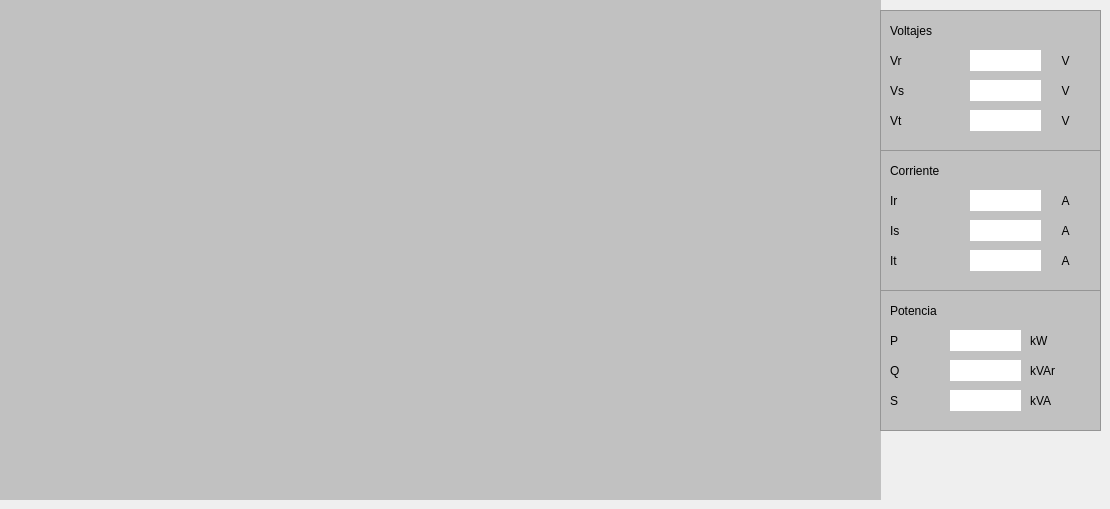
               <widget class="QWidget" name="page_gr_fv">
                <widget class="QWidget" name="widget_1" native="true">
                 <property name="geometry">
                  <rect>
                   <x>0</x>
                   <y>0</y>
                   <width>881</width>
                   <height>500</height>
                  </rect>
                 </property>
                 <property name="minimumSize">
                  <size>
                   <width>0</width>
                   <height>500</height>
                  </size>
                 </property>
                 <property name="styleSheet">
                  <string notr="true">background-color: rgb(193, 193, 193);</string>
                 </property>
                </widget>
                <widget class="QFrame" name="frame_11">
                 <property name="geometry">
                  <rect>
                   <x>880</x>
                   <y>10</y>
                   <width>221</width>
                   <height>141</height>
                  </rect>
                 </property>
                 <property name="styleSheet">
                  <string notr="true">background-color: rgb(193, 193, 193);</string>
                 </property>
                 <property name="frameShape">
                  <enum>QFrame::StyledPanel</enum>
                 </property>
                 <property name="frameShadow">
                  <enum>QFrame::Raised</enum>
                 </property>
                 <widget class="QLabel" name="label_39">
                  <property name="geometry">
                   <rect>
                    <x>10</x>
                    <y>40</y>
                    <width>71</width>
                    <height>21</height>
                   </rect>
                  </property>
                  <property name="styleSheet">
                   <string notr="true">font: 10pt &quot;Segoe UI&quot;;
background-color: rgb(193, 193, 193);
color: rgb(0, 0, 0);</string>
                  </property>
                  <property name="text">
                   <string>Vr</string>
                  </property>
                 </widget>
                 <widget class="QLabel" name="label_40">
                  <property name="geometry">
                   <rect>
                    <x>10</x>
                    <y>70</y>
                    <width>71</width>
                    <height>21</height>
                   </rect>
                  </property>
                  <property name="styleSheet">
                   <string notr="true">font: 10pt &quot;Segoe UI&quot;;
background-color: rgb(193, 193, 193);
color: rgb(0, 0, 0);</string>
                  </property>
                  <property name="text">
                   <string>Vs</string>
                  </property>
                 </widget>
                 <widget class="QLabel" name="label_41">
                  <property name="geometry">
                   <rect>
                    <x>10</x>
                    <y>100</y>
                    <width>71</width>
                    <height>21</height>
                   </rect>
                  </property>
                  <property name="styleSheet">
                   <string notr="true">font: 10pt &quot;Segoe UI&quot;;
background-color: rgb(193, 193, 193);
color: rgb(0, 0, 0);</string>
                  </property>
                  <property name="text">
                   <string>Vt</string>
                  </property>
                 </widget>
                 <widget class="QLabel" name="label_42">
                  <property name="geometry">
                   <rect>
                    <x>10</x>
                    <y>10</y>
                    <width>121</width>
                    <height>21</height>
                   </rect>
                  </property>
                  <property name="styleSheet">
                   <string notr="true">font: 10pt &quot;Segoe UI&quot;;
background-color: rgb(193, 193, 193);
color: rgb(0, 0, 0);</string>
                  </property>
                  <property name="text">
                   <string>Voltajes</string>
                  </property>
                 </widget>
                 <widget class="QLabel" name="label_43">
                  <property name="geometry">
                   <rect>
                    <x>170</x>
                    <y>40</y>
                    <width>31</width>
                    <height>21</height>
                   </rect>
                  </property>
                  <property name="styleSheet">
                   <string notr="true">background-color: rgb(193, 193, 193);
color: rgb(0, 0, 0);
font: 700 14pt &quot;Segoe UI&quot;;</string>
                  </property>
                  <property name="text">
                   <string>V</string>
                  </property>
                  <property name="alignment">
                   <set>Qt::AlignCenter</set>
                  </property>
                 </widget>
                 <widget class="QLabel" name="lineEdit_18">
                  <property name="geometry">
                   <rect>
                    <x>90</x>
                    <y>40</y>
                    <width>71</width>
                    <height>21</height>
                   </rect>
                  </property>
                  <property name="styleSheet">
                   <string notr="true">background-color: rgb(255, 255, 255);
color: rgb(0, 0, 0);
font: 10pt &quot;Segoe UI&quot;;</string>
                  </property>
                  <property name="text">
                   <string/>
                  </property>
                 </widget>
                 <widget class="QLabel" name="lineEdit_19">
                  <property name="geometry">
                   <rect>
                    <x>90</x>
                    <y>70</y>
                    <width>71</width>
                    <height>21</height>
                   </rect>
                  </property>
                  <property name="styleSheet">
                   <string notr="true">background-color: rgb(255, 255, 255);
color: rgb(0, 0, 0);
font: 10pt &quot;Segoe UI&quot;;</string>
                  </property>
                  <property name="text">
                   <string/>
                  </property>
                 </widget>
                 <widget class="QLabel" name="lineEdit_20">
                  <property name="geometry">
                   <rect>
                    <x>90</x>
                    <y>100</y>
                    <width>71</width>
                    <height>21</height>
                   </rect>
                  </property>
                  <property name="styleSheet">
                   <string notr="true">background-color: rgb(255, 255, 255);
color: rgb(0, 0, 0);
font: 10pt &quot;Segoe UI&quot;;</string>
                  </property>
                  <property name="text">
                   <string/>
                  </property>
                 </widget>
                 <widget class="QLabel" name="label_44">
                  <property name="geometry">
                   <rect>
                    <x>170</x>
                    <y>70</y>
                    <width>31</width>
                    <height>21</height>
                   </rect>
                  </property>
                  <property name="styleSheet">
                   <string notr="true">background-color: rgb(193, 193, 193);
color: rgb(0, 0, 0);
font: 700 14pt &quot;Segoe UI&quot;;</string>
                  </property>
                  <property name="text">
                   <string>V</string>
                  </property>
                  <property name="alignment">
                   <set>Qt::AlignCenter</set>
                  </property>
                 </widget>
                 <widget class="QLabel" name="label_45">
                  <property name="geometry">
                   <rect>
                    <x>170</x>
                    <y>100</y>
                    <width>31</width>
                    <height>21</height>
                   </rect>
                  </property>
                  <property name="styleSheet">
                   <string notr="true">background-color: rgb(193, 193, 193);
color: rgb(0, 0, 0);
font: 700 14pt &quot;Segoe UI&quot;;</string>
                  </property>
                  <property name="text">
                   <string>V</string>
                  </property>
                  <property name="alignment">
                   <set>Qt::AlignCenter</set>
                  </property>
                 </widget>
                </widget>
                <widget class="QFrame" name="frame_12">
                 <property name="geometry">
                  <rect>
                   <x>880</x>
                   <y>150</y>
                   <width>221</width>
                   <height>141</height>
                  </rect>
                 </property>
                 <property name="styleSheet">
                  <string notr="true">background-color: rgb(193, 193, 193);</string>
                 </property>
                 <property name="frameShape">
                  <enum>QFrame::StyledPanel</enum>
                 </property>
                 <property name="frameShadow">
                  <enum>QFrame::Raised</enum>
                 </property>
                 <widget class="QLabel" name="label_46">
                  <property name="geometry">
                   <rect>
                    <x>10</x>
                    <y>40</y>
                    <width>71</width>
                    <height>21</height>
                   </rect>
                  </property>
                  <property name="styleSheet">
                   <string notr="true">font: 10pt &quot;Segoe UI&quot;;
background-color: rgb(193, 193, 193);
color: rgb(0, 0, 0);</string>
                  </property>
                  <property name="text">
                   <string>Ir</string>
                  </property>
                 </widget>
                 <widget class="QLabel" name="label_47">
                  <property name="geometry">
                   <rect>
                    <x>10</x>
                    <y>70</y>
                    <width>71</width>
                    <height>21</height>
                   </rect>
                  </property>
                  <property name="styleSheet">
                   <string notr="true">font: 10pt &quot;Segoe UI&quot;;
background-color: rgb(193, 193, 193);
color: rgb(0, 0, 0);</string>
                  </property>
                  <property name="text">
                   <string>Is</string>
                  </property>
                 </widget>
                 <widget class="QLabel" name="label_48">
                  <property name="geometry">
                   <rect>
                    <x>10</x>
                    <y>100</y>
                    <width>71</width>
                    <height>21</height>
                   </rect>
                  </property>
                  <property name="styleSheet">
                   <string notr="true">font: 10pt &quot;Segoe UI&quot;;
background-color: rgb(193, 193, 193);
color: rgb(0, 0, 0);</string>
                  </property>
                  <property name="text">
                   <string>It</string>
                  </property>
                 </widget>
                 <widget class="QLabel" name="label_49">
                  <property name="geometry">
                   <rect>
                    <x>10</x>
                    <y>10</y>
                    <width>121</width>
                    <height>21</height>
                   </rect>
                  </property>
                  <property name="styleSheet">
                   <string notr="true">font: 10pt &quot;Segoe UI&quot;;
background-color: rgb(193, 193, 193);
color: rgb(0, 0, 0);</string>
                  </property>
                  <property name="text">
                   <string>Corriente</string>
                  </property>
                 </widget>
                 <widget class="QLabel" name="label_50">
                  <property name="geometry">
                   <rect>
                    <x>170</x>
                    <y>40</y>
                    <width>31</width>
                    <height>21</height>
                   </rect>
                  </property>
                  <property name="styleSheet">
                   <string notr="true">background-color: rgb(193, 193, 193);
color: rgb(0, 0, 0);
font: 700 14pt &quot;Segoe UI&quot;;</string>
                  </property>
                  <property name="text">
                   <string>A</string>
                  </property>
                  <property name="alignment">
                   <set>Qt::AlignCenter</set>
                  </property>
                 </widget>
                 <widget class="QLabel" name="label_51">
                  <property name="geometry">
                   <rect>
                    <x>170</x>
                    <y>70</y>
                    <width>31</width>
                    <height>21</height>
                   </rect>
                  </property>
                  <property name="styleSheet">
                   <string notr="true">background-color: rgb(193, 193, 193);
color: rgb(0, 0, 0);
font: 700 14pt &quot;Segoe UI&quot;;</string>
                  </property>
                  <property name="text">
                   <string>A</string>
                  </property>
                  <property name="alignment">
                   <set>Qt::AlignCenter</set>
                  </property>
                 </widget>
                 <widget class="QLabel" name="lineEdit_21">
                  <property name="geometry">
                   <rect>
                    <x>90</x>
                    <y>40</y>
                    <width>71</width>
                    <height>21</height>
                   </rect>
                  </property>
                  <property name="styleSheet">
                   <string notr="true">background-color: rgb(255, 255, 255);
color: rgb(0, 0, 0);
font: 10pt &quot;Segoe UI&quot;;</string>
                  </property>
                  <property name="text">
                   <string/>
                  </property>
                 </widget>
                 <widget class="QLabel" name="lineEdit_22">
                  <property name="geometry">
                   <rect>
                    <x>90</x>
                    <y>70</y>
                    <width>71</width>
                    <height>21</height>
                   </rect>
                  </property>
                  <property name="styleSheet">
                   <string notr="true">background-color: rgb(255, 255, 255);
color: rgb(0, 0, 0);
font: 10pt &quot;Segoe UI&quot;;</string>
                  </property>
                  <property name="text">
                   <string/>
                  </property>
                 </widget>
                 <widget class="QLabel" name="lineEdit_23">
                  <property name="geometry">
                   <rect>
                    <x>90</x>
                    <y>100</y>
                    <width>71</width>
                    <height>21</height>
                   </rect>
                  </property>
                  <property name="styleSheet">
                   <string notr="true">background-color: rgb(255, 255, 255);
color: rgb(0, 0, 0);
font: 10pt &quot;Segoe UI&quot;;</string>
                  </property>
                  <property name="text">
                   <string/>
                  </property>
                 </widget>
                 <widget class="QLabel" name="label_52">
                  <property name="geometry">
                   <rect>
                    <x>170</x>
                    <y>100</y>
                    <width>31</width>
                    <height>21</height>
                   </rect>
                  </property>
                  <property name="styleSheet">
                   <string notr="true">background-color: rgb(193, 193, 193);
color: rgb(0, 0, 0);
font: 700 14pt &quot;Segoe UI&quot;;</string>
                  </property>
                  <property name="text">
                   <string>A</string>
                  </property>
                  <property name="alignment">
                   <set>Qt::AlignCenter</set>
                  </property>
                 </widget>
                </widget>
                <widget class="QFrame" name="frame_13">
                 <property name="geometry">
                  <rect>
                   <x>880</x>
                   <y>290</y>
                   <width>221</width>
                   <height>141</height>
                  </rect>
                 </property>
                 <property name="styleSheet">
                  <string notr="true">background-color: rgb(193, 193, 193);</string>
                 </property>
                 <property name="frameShape">
                  <enum>QFrame::StyledPanel</enum>
                 </property>
                 <property name="frameShadow">
                  <enum>QFrame::Raised</enum>
                 </property>
                 <widget class="QLabel" name="label_53">
                  <property name="geometry">
                   <rect>
                    <x>10</x>
                    <y>40</y>
                    <width>51</width>
                    <height>21</height>
                   </rect>
                  </property>
                  <property name="styleSheet">
                   <string notr="true">font: 10pt &quot;Segoe UI&quot;;
background-color: rgb(193, 193, 193);
color: rgb(0, 0, 0);</string>
                  </property>
                  <property name="text">
                   <string>P</string>
                  </property>
                 </widget>
                 <widget class="QLabel" name="label_54">
                  <property name="geometry">
                   <rect>
                    <x>10</x>
                    <y>70</y>
                    <width>51</width>
                    <height>21</height>
                   </rect>
                  </property>
                  <property name="styleSheet">
                   <string notr="true">font: 10pt &quot;Segoe UI&quot;;
background-color: rgb(193, 193, 193);
color: rgb(0, 0, 0);</string>
                  </property>
                  <property name="text">
                   <string>Q</string>
                  </property>
                 </widget>
                 <widget class="QLabel" name="label_55">
                  <property name="geometry">
                   <rect>
                    <x>10</x>
                    <y>100</y>
                    <width>51</width>
                    <height>21</height>
                   </rect>
                  </property>
                  <property name="styleSheet">
                   <string notr="true">font: 10pt &quot;Segoe UI&quot;;
background-color: rgb(193, 193, 193);
color: rgb(0, 0, 0);</string>
                  </property>
                  <property name="text">
                   <string>S</string>
                  </property>
                 </widget>
                 <widget class="QLabel" name="label_56">
                  <property name="geometry">
                   <rect>
                    <x>10</x>
                    <y>10</y>
                    <width>121</width>
                    <height>21</height>
                   </rect>
                  </property>
                  <property name="styleSheet">
                   <string notr="true">font: 10pt &quot;Segoe UI&quot;;
background-color: rgb(193, 193, 193);
color: rgb(0, 0, 0);</string>
                  </property>
                  <property name="text">
                   <string>Potencia</string>
                  </property>
                 </widget>
                 <widget class="QLabel" name="label_59">
                  <property name="geometry">
                   <rect>
                    <x>150</x>
                    <y>40</y>
                    <width>31</width>
                    <height>21</height>
                   </rect>
                  </property>
                  <property name="styleSheet">
                   <string notr="true">background-color: rgb(193, 193, 193);
color: rgb(0, 0, 0);
font: 700 14pt &quot;Segoe UI&quot;;</string>
                  </property>
                  <property name="text">
                   <string>kW</string>
                  </property>
                 </widget>
                 <widget class="QLabel" name="lineEdit_24">
                  <property name="geometry">
                   <rect>
                    <x>70</x>
                    <y>40</y>
                    <width>71</width>
                    <height>21</height>
                   </rect>
                  </property>
                  <property name="styleSheet">
                   <string notr="true">background-color: rgb(255, 255, 255);
color: rgb(0, 0, 0);
font: 10pt &quot;Segoe UI&quot;;</string>
                  </property>
                  <property name="text">
                   <string/>
                  </property>
                 </widget>
                 <widget class="QLabel" name="lineEdit_25">
                  <property name="geometry">
                   <rect>
                    <x>70</x>
                    <y>70</y>
                    <width>71</width>
                    <height>21</height>
                   </rect>
                  </property>
                  <property name="styleSheet">
                   <string notr="true">background-color: rgb(255, 255, 255);
color: rgb(0, 0, 0);
font: 10pt &quot;Segoe UI&quot;;</string>
                  </property>
                  <property name="text">
                   <string/>
                  </property>
                 </widget>
                 <widget class="QLabel" name="lineEdit_26">
                  <property name="geometry">
                   <rect>
                    <x>70</x>
                    <y>100</y>
                    <width>71</width>
                    <height>21</height>
                   </rect>
                  </property>
                  <property name="styleSheet">
                   <string notr="true">background-color: rgb(255, 255, 255);
color: rgb(0, 0, 0);
font: 10pt &quot;Segoe UI&quot;;</string>
                  </property>
                  <property name="text">
                   <string/>
                  </property>
                 </widget>
                 <widget class="QLabel" name="label_60">
                  <property name="geometry">
                   <rect>
                    <x>150</x>
                    <y>70</y>
                    <width>51</width>
                    <height>21</height>
                   </rect>
                  </property>
                  <property name="styleSheet">
                   <string notr="true">background-color: rgb(193, 193, 193);
color: rgb(0, 0, 0);
font: 700 14pt &quot;Segoe UI&quot;;</string>
                  </property>
                  <property name="text">
                   <string>kVAr</string>
                  </property>
                 </widget>
                 <widget class="QLabel" name="label_61">
                  <property name="geometry">
                   <rect>
                    <x>150</x>
                    <y>100</y>
                    <width>41</width>
                    <height>21</height>
                   </rect>
                  </property>
                  <property name="styleSheet">
                   <string notr="true">background-color: rgb(193, 193, 193);
color: rgb(0, 0, 0);
font: 700 14pt &quot;Segoe UI&quot;;</string>
                  </property>
                  <property name="text">
                   <string>kVA</string>
                  </property>
                 </widget>
                </widget>
               </widget>
